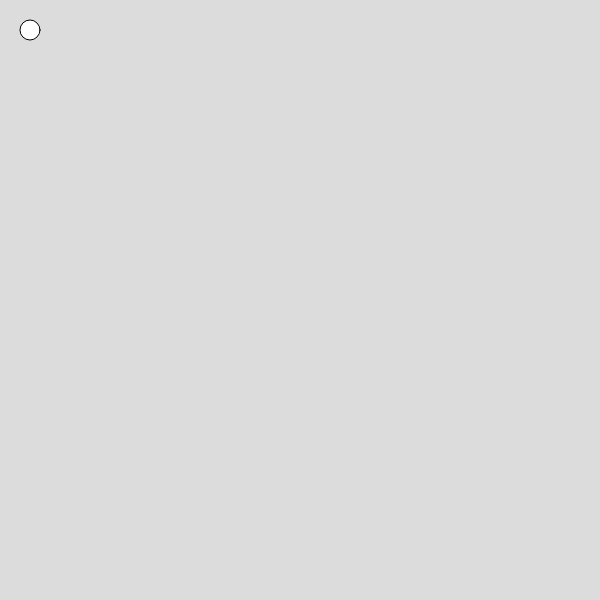
Frame 1 (no input)
Frame 60 (no input): identical to frame 1, image omitted
Frame 120 (the mouse pressed at the canvas centre since frame 60): identical to frame 1, image omitted

The p5.js sketch that drew this single still picture (run headless with seeded random() and noise() and a simulated clock; from frame 60 on, the mouse is pressed at the canvas centre):

// p5.js sketch
// ── sketch.js
function setup() {
    createCanvas(600, 600);
  }
  
  function draw() {
    background(220);
    circle(30, 30, 20);
  }
